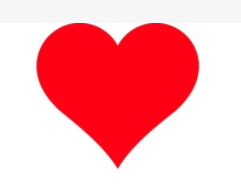
%> input picture rgb2graym/love.png, 241 x 186 px
$ octave rgb1.m   (GNU Octave 9; MATLAB toolbox functions it lacks are replaced by stand-ins)
%> lines starting %> are read from the running program, lines starting %| are printed output that depends on the picture
%https://www.cnblogs.com/finlay/p/3665302.html
%加权平均值法
clear,clc,close all;
origin=imread('love.png');
%> origin is the input picture: size 186x241x3 uint8; mean R, G, B 253.1, 167, 174
subplot(1,2,1),imshow(origin);
title("原图像");
r=origin(:,:,1);
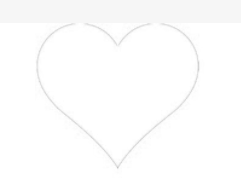
%> r: size 186x241 uint8; min 197, max 255, mean 253.1
g=origin(:,:,2);
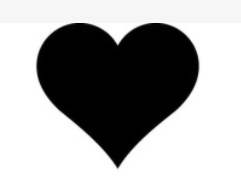
%> g: size 186x241 uint8; min 0, max 255, mean 167
b=origin(:,:,3);
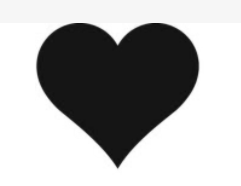
%> b: size 186x241 uint8; min 14, max 255, mean 174

[row,col,~]=size(origin);
%> row = 186; col = 241
for ro=1:row
   for co=1:col
    afterOrigin(ro,co)=r(ro,co)*0.299 + g(ro,co)*0.587 + b(ro,co)*0.114;
   end
end
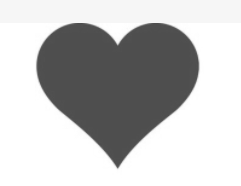
%> afterOrigin: size 186x241 uint8; min 77, max 255, mean 193.4
subplot(1,2,2),imshow(afterOrigin);
title("加权平均值法转化之后的灰度图像 ");
